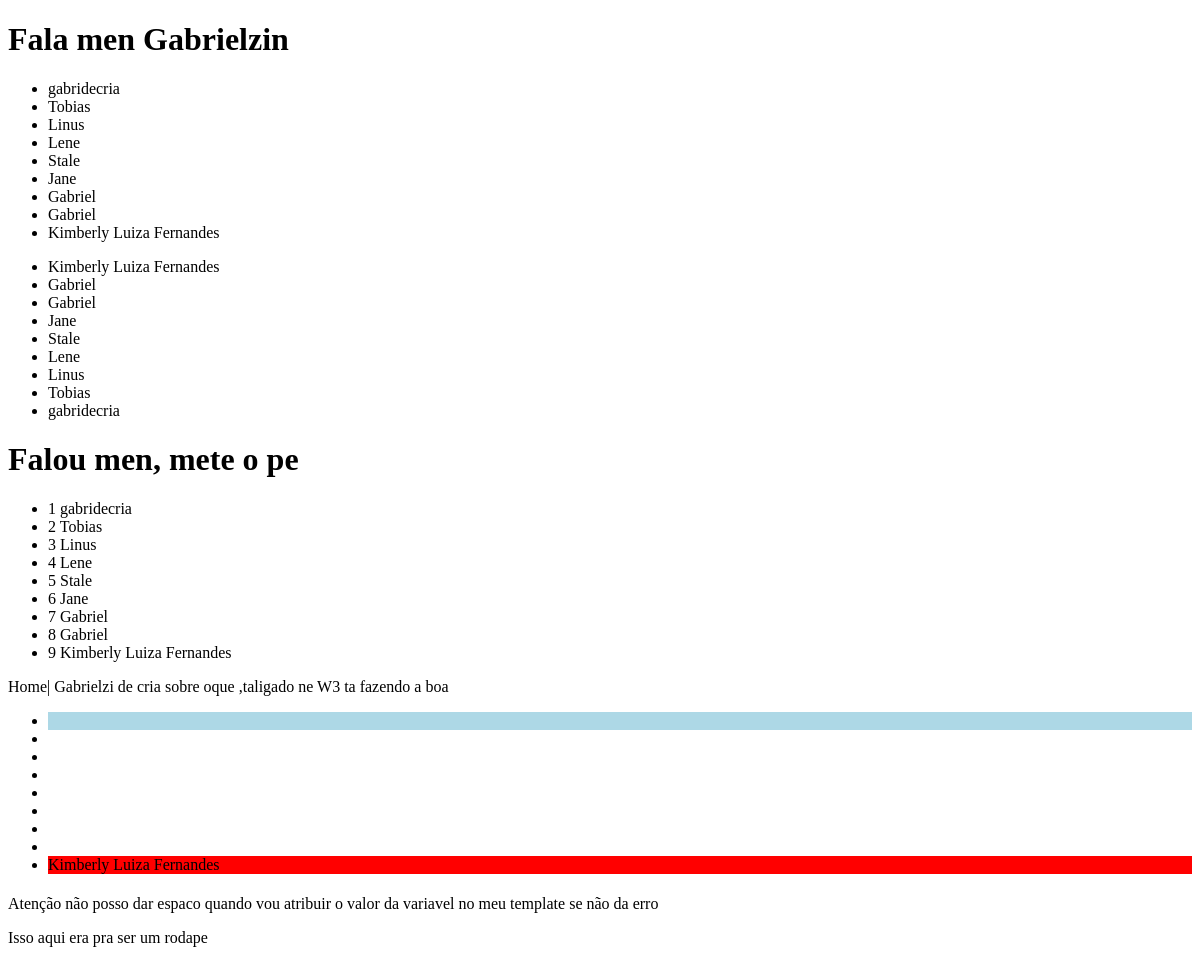
Before: /testing/ with the older database file.
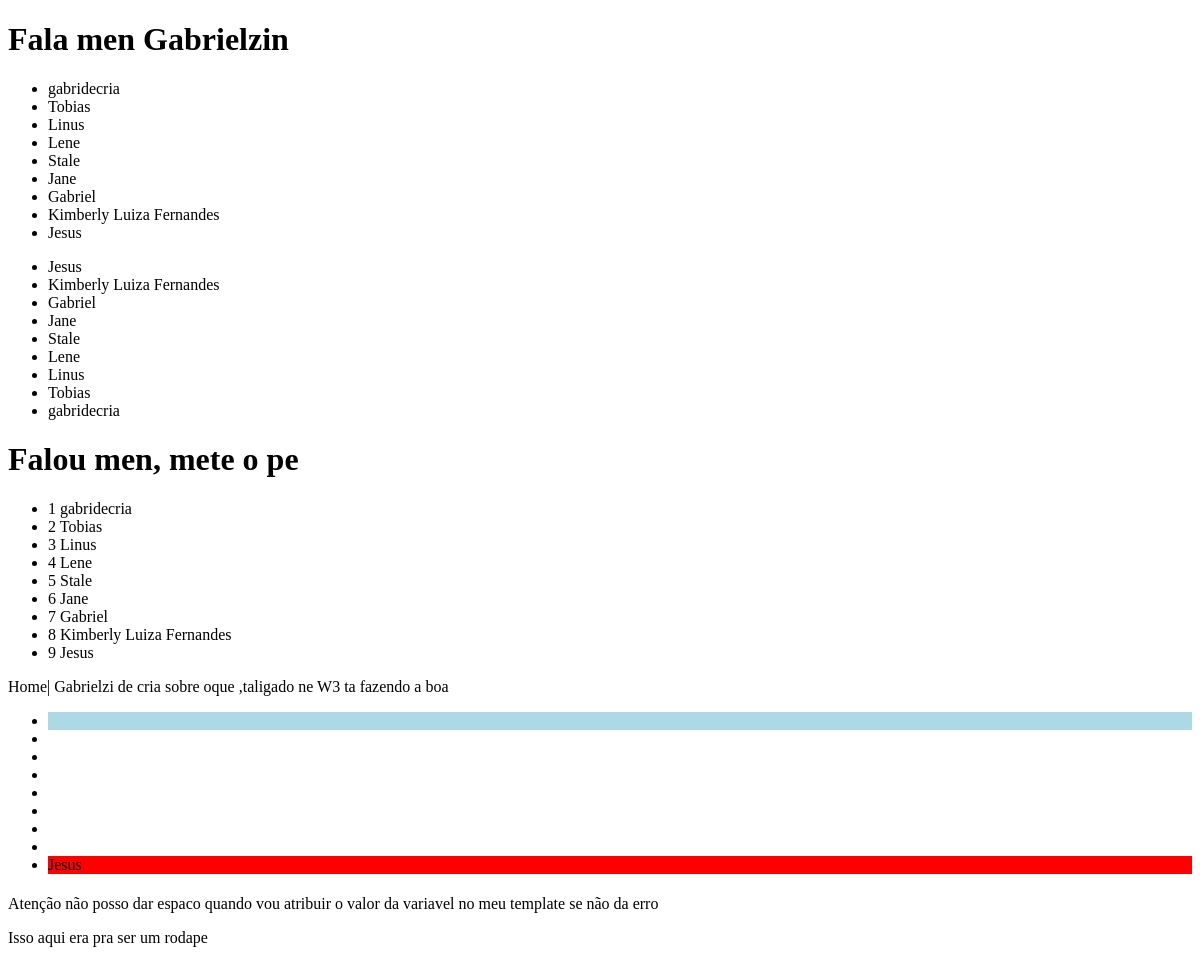
After: the same page with the newer database file.
### members/models.py (models this page shows, shortened)
class Member(models.Model):
    firstname = models.CharField(max_length=255)
    lastname = models.CharField(max_length=255)
    phone = models.IntegerField(null=True)
    joined_date = models.DateField(null=True)

### members/views.py (the view)
# urls.py: path("testing/",views.testing,name="testing"),
def testing(request):
    mymembers = Member.objects.all().values()
    template = loader.get_template('template.html')
    context = {
        'mymembers':mymembers,
        'firstname':"Gabrielzin"
    }
    return HttpResponse(template.render(context,request))

### members/templates/template.html (shortened to what this page needs)
<!DOCTYPE html>
<html lang="pt-br">
<head>
</head>
<body>
    <h1>Fala men {{firstname}} </h1>
    <ul>
        {% for x in mymembers %}
        <li> {{x.firstname}}</li>
        {%empty%}
            <li>Tem niguem ainda  em casa</li>
        {% endfor %}
    </ul>
    <ul>
        {% for x in mymembers reversed %}
        <li> {{x.firstname}}</li>
        {% endfor %}
    </ul>
    {% if greeting == 1 %}
        <h1>Hello shits</h1>
    {% else %}
        <h1>Falou men, mete o pe</h1>
        {% endif %}
        <ul>
            {% for x in mymembers %}
            <li>{{forloop.counter}}  {{x.firstname}}</li>
            {%endfor%}
        </ul>
        {%include 'mymenu.html' with eu="Gabrielzi de cria" responsavel="W3 ta fazendo a boa" %}
    <ul>
        {% for x in mymembers%}
        <li
            {% if forloop.first%}
                style="background-color: lightblue;
                "
            {%elif  forloop.last%}
                style="background-color: red;"
            >{% endif %}
                {{x.firstname}}</li>
        {%endfor%}
    </ul>
    <p>Atenção não posso dar espaco quando vou atribuir o valor da variavel no meu template se não da erro</p>
    {%include 'footer.html'%}
</body>
</html>

Changed rows visible on the page:
removed Member: firstname "Gabriel"
shown differently, row unchanged: Member "Kimberly Luiza Fernandes": firstname "Kimberly Luiza Fernandes" → (not shown)
added Member: firstname "Jesus"
